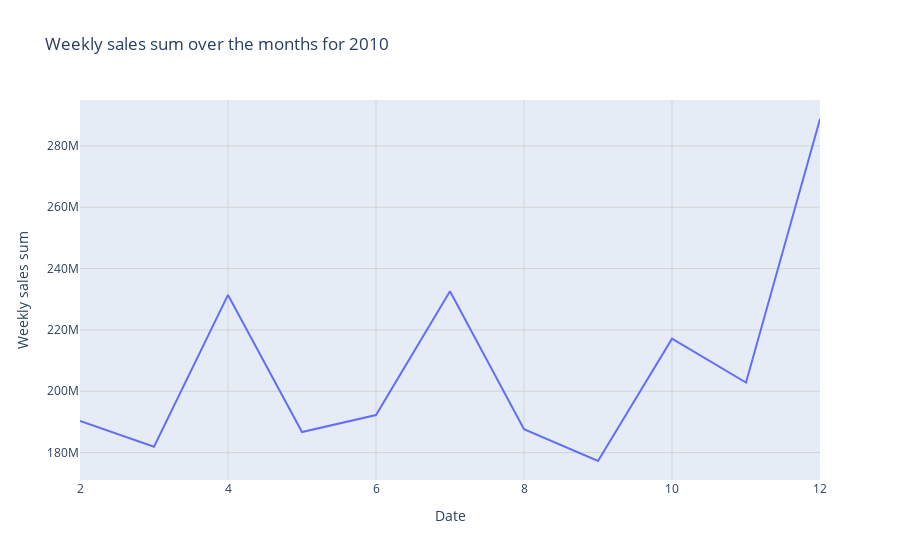

The notebook cell saved with this chart:
### Code cell
s = p.groupby('Month')['Weekly_Sales'].sum().reset_index()
fig = px.line(s, x='Month', y = 'Weekly_Sales',title="Weekly sales sum over the months for 2010")
fig.update_yaxes(categoryorder='total ascending',title="Weekly sales sum",
    showgrid=True, gridcolor='lightgray', gridwidth=1)
fig.update_xaxes(categoryorder='total descending',
    showgrid=True, gridcolor='lightgray', gridwidth=1,title="Date")
fig.show()

### Figure 1 — Plotly figure (JSON) as saved in the notebook; plotly's stock layout.template omitted (floating-point values rounded to 4 significant figures)
{"data": [{"hovertemplate": "Month=%{x}<br>Weekly_Sales=%{y}<extra></extra>", "legendgroup": "", "line": {"color": "#636efa", "dash": "solid"}, "marker": {"symbol": "circle"}, "mode": "lines", "name": "", "orientation": "v", "showlegend": false, "type": "scatter", "x": [2, 3, 4, 5, 6, 7, 8, 9, 10, 11, 12], "xaxis": "x", "y": [190300000.0, 181900000.0, 231400000.0, 186700000.0, 192200000.0, 232600000.0, 187600000.0, 177300000.0, 217200000.0, 202900000.0, 288800000.0], "yaxis": "y"}], "layout": {"legend": {"tracegroupgap": 0}, "title": {"text": "Weekly sales sum over the months for 2010"}, "xaxis": {"anchor": "y", "categoryorder": "total descending", "domain": [0, 1], "gridcolor": "lightgray", "gridwidth": 1, "showgrid": true, "title": {"text": "Date"}}, "yaxis": {"anchor": "x", "categoryorder": "total ascending", "domain": [0, 1], "gridcolor": "lightgray", "gridwidth": 1, "showgrid": true, "title": {"text": "Weekly sales sum"}}}}
